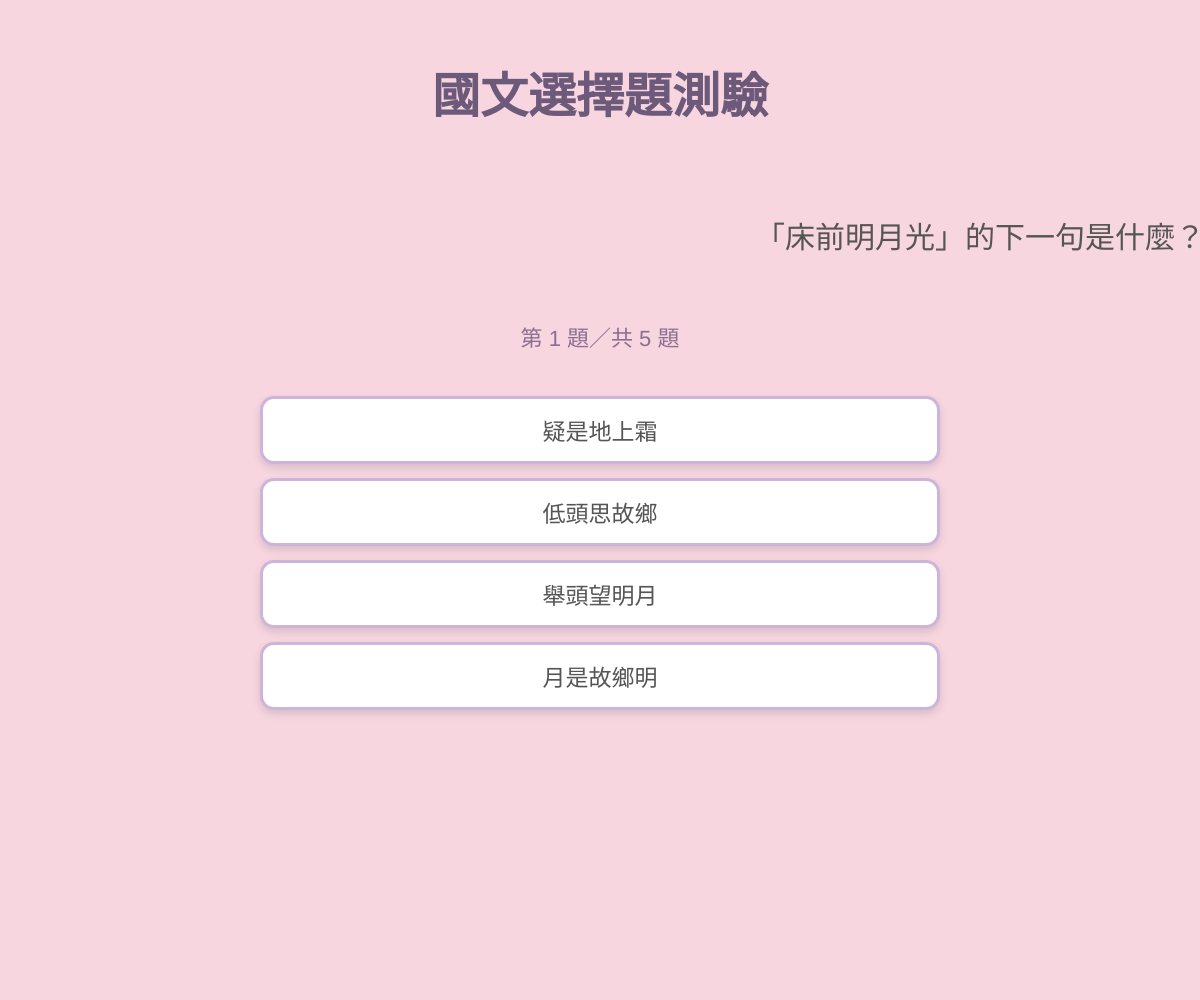
Frame 1 (no input)
Frame 60 (no input): identical to frame 1, image omitted
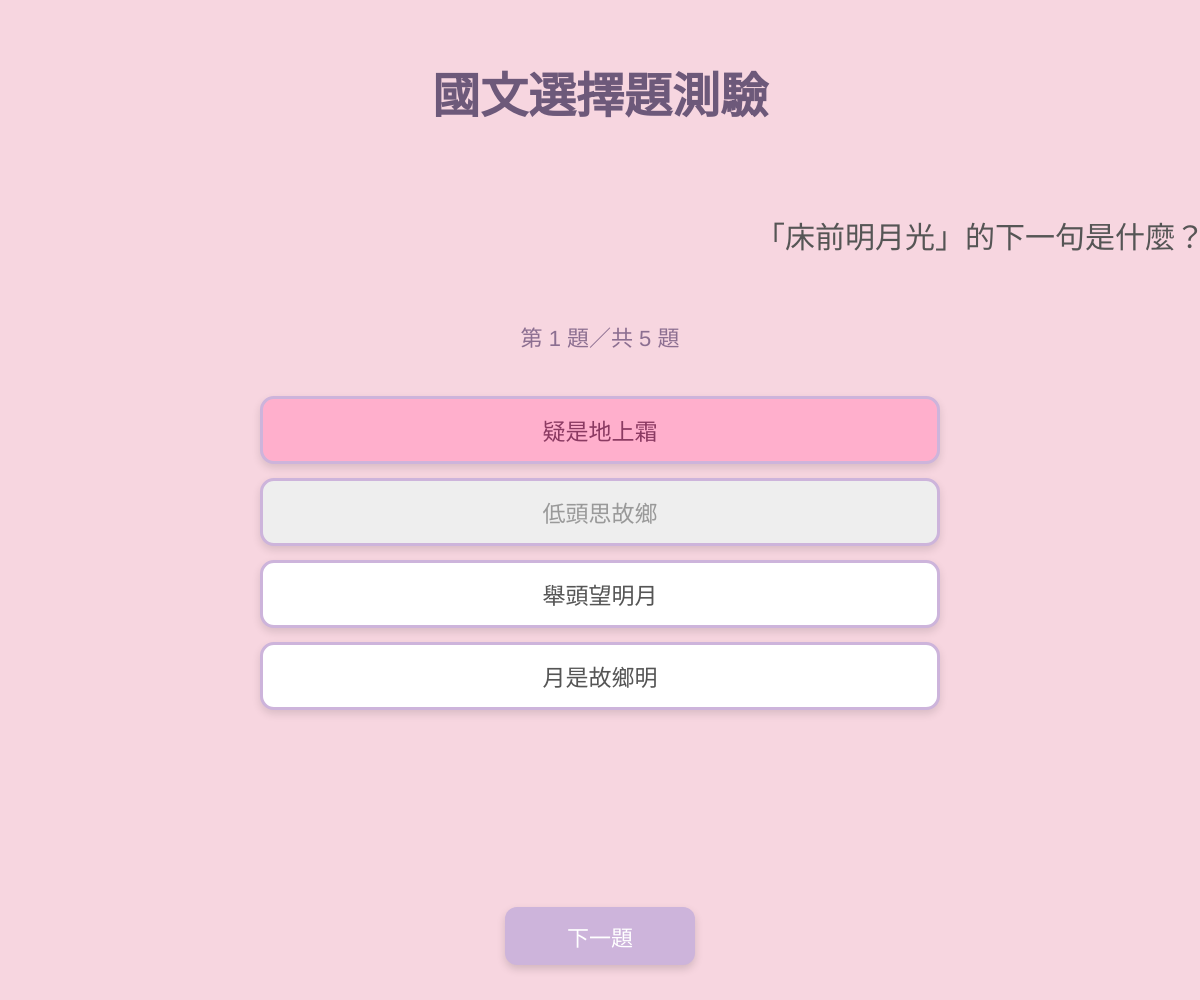
Frame 120 (the mouse pressed at the canvas centre since frame 60)

The p5.js sketch that drew these frames (run headless with seeded random() and noise() and a simulated clock; from frame 60 on, the mouse is pressed at the canvas centre):

// p5.js sketch
// ── sketch.js
// 儲存目前題目編號
let currentQuestion = 0;

// 儲存答對題數
let score = 0;

// 記錄目前題目是否已作答
let answered = false;

// 記錄測驗是否完成
let quizFinished = false;

// 儲存所有選項按鈕
let optionButtons = [];

// 儲存下一題按鈕
let nextButton;

// 儲存五道國文題目
let questions = [
  {
    // 第一題題目
    question: "「床前明月光」的下一句是什麼？",

    // 第一題選項
    options: [
      "疑是地上霜",
      "低頭思故鄉",
      "舉頭望明月",
      "月是故鄉明"
    ],

    // 正確答案為第一個選項
    answer: 0
  },

  {
    // 第二題題目
    question: "「學而時習之，不亦說乎？」出自哪一本經典？",

    // 第二題選項
    options: [
      "《孟子》",
      "《論語》",
      "《荀子》",
      "《禮記》"
    ],

    // 正確答案為第二個選項
    answer: 1
  },

  {
    // 第三題題目
    question: "下列哪一個成語是形容非常勤奮地學習？",

    // 第三題選項
    options: [
      "守株待兔",
      "畫龍點睛",
      "懸梁刺股",
      "掩耳盜鈴"
    ],

    // 正確答案為第三個選項
    answer: 2
  },

  {
    // 第四題題目
    question: "「山明水秀」主要是用來形容什麼？",

    // 第四題選項
    options: [
      "天氣寒冷",
      "景色優美",
      "聲音很大",
      "速度很快"
    ],

    // 正確答案為第二個選項
    answer: 1
  },

  {
    // 第五題題目
    question: "下列哪一個字的注音是「ㄊㄧㄢ」？",

    // 第五題選項
    options: [
      "天",
      "田",
      "年",
      "連"
    ],

    // 正確答案為第一個選項
    answer: 0
  }
];

// p5.js 程式開始時執行一次
function setup() {
  // 建立符合視窗大小的畫布
  createCanvas(windowWidth, windowHeight);

  // 設定文字水平與垂直置中
  textAlign(CENTER, CENTER);

  // 使用瀏覽器預設字型，增加中文顯示相容性
  textFont("sans-serif");

  // 建立選項按鈕
  createOptionButtons();

  // 建立下一題按鈕
  createNextButton();

  // 載入第一題
  updateQuiz();

  // 設定所有按鈕的響應式樣式
  updateResponsiveLayout();
}

// p5.js 會持續執行
function draw() {
  // 設定背景顏色
  background("#f7d6e0");

  // 如果測驗完成，顯示結果
  if (quizFinished) {
    // 繪製測驗結果畫面
    drawResult();

    // 結束目前的繪圖流程
    return;
  }

  // 繪製標題
  drawTitle();

  // 繪製題目
  drawQuestion();

  // 繪製題數進度
  drawProgress();

  // 更新響應式版面
  updateResponsiveLayout();

  // 更新下一題按鈕狀態
  updateNextButton();
}

// 建立四個選項按鈕
function createOptionButtons() {
  // 使用迴圈建立四個選項
  for (let i = 0; i < 4; i++) {
    // 建立 HTML 按鈕
    let button = createButton("");

    // 設定按鈕點擊事件
    button.mousePressed(function () {
      // 傳入使用者選擇的選項編號
      selectAnswer(i);
    });

    // 將按鈕加入陣列
    optionButtons.push(button);
  }
}

// 建立下一題按鈕
function createNextButton() {
  // 建立下一題按鈕
  nextButton = createButton("下一題");

  // 設定按鈕點擊事件
  nextButton.mousePressed(nextQuestion);

  // 設定按鈕文字顏色
  nextButton.style("color", "#ffffff");

  // 設定按鈕背景顏色
  nextButton.style("background-color", "#cdb4db");

  // 移除按鈕邊框
  nextButton.style("border", "none");

  // 設定按鈕圓角
  nextButton.style("border-radius", "12px");

  // 設定按鈕游標
  nextButton.style("cursor", "pointer");

  // 設定按鈕陰影
  nextButton.style("box-shadow", "0 4px 8px rgba(0, 0, 0, 0.15)");
}

// 更新目前題目的資料
function updateQuiz() {
  // 設定目前題目尚未回答
  answered = false;

  // 取得目前題目資料
  let currentData = questions[currentQuestion];

  // 更新所有選項按鈕
  for (let i = 0; i < optionButtons.length; i++) {
    // 設定選項文字
    optionButtons[i].html(currentData.options[i]);

    // 顯示選項按鈕
    optionButtons[i].show();

    // 設定選項背景顏色
    optionButtons[i].style("background-color", "#ffffff");

    // 設定選項文字顏色
    optionButtons[i].style("color", "#555555");

    // 設定選項邊框
    optionButtons[i].style("border", "3px solid #cdb4db");

    // 清除跳動效果
    optionButtons[i].style("transform", "translateY(0px)");

    // 設定按鈕圓角
    optionButtons[i].style("border-radius", "14px");

    // 設定按鈕游標
    optionButtons[i].style("cursor", "pointer");

    // 設定按鈕陰影
    optionButtons[i].style(
      "box-shadow",
      "0 4px 8px rgba(0, 0, 0, 0.12)"
    );
  }

  // 隱藏下一題按鈕
  nextButton.hide();
}

// 繪製標題
function drawTitle() {
  // 根據視窗短邊設定標題大小
  let titleSize = constrain(min(width, height) * 0.065, 24, 48);

  // 設定標題文字大小
  textSize(titleSize);

  // 設定標題顏色
  fill("#6d597a");

  // 設定粗體文字
  textStyle(BOLD);

  // 顯示標題
  text("國文選擇題測驗", width / 2, height * 0.1);

  // 恢復一般文字樣式
  textStyle(NORMAL);
}

// 繪製題目
function drawQuestion() {
  // 取得目前題目資料
  let currentData = questions[currentQuestion];

  // 根據視窗短邊設定題目大小
  let questionSize = constrain(min(width, height) * 0.038, 17, 30);

  // 設定題目文字大小
  textSize(questionSize);

  // 設定題目文字顏色
  fill("#555555");

  // 設定題目最大寬度
  let questionWidth = min(width * 0.9, 760);

  // 判斷是否為手機畫面
  if (width < 600) {
    // 手機畫面將題目放在較上方
    text(
      currentData.question,
      width / 2,
      height * 0.235,
      questionWidth
    );
  } else {
    // 平板與電腦畫面使用一般位置
    text(
      currentData.question,
      width / 2,
      height * 0.24,
      questionWidth
    );
  }
}

// 繪製進度文字
function drawProgress() {
  // 設定進度文字大小
  let progressSize = constrain(min(width, height) * 0.028, 14, 22);

  // 設定文字大小
  textSize(progressSize);

  // 設定文字顏色
  fill("#8c6f91");

  // 顯示目前題數
  text(
    "第 " + (currentQuestion + 1) + " 題／共 " + questions.length + " 題",
    width / 2,
    height * 0.34
  );
}

// 更新響應式版面
function updateResponsiveLayout() {
  // 取得目前畫面短邊
  let shortSide = min(width, height);

  // 設定選項按鈕寬度
  let buttonWidth = min(width * 0.86, 680);

  // 設定選項按鈕高度
  let buttonHeight = constrain(shortSide * 0.1, 44, 68);

  // 設定選項之間的距離
  let gap = constrain(shortSide * 0.125, 54, 82);

  // 設定選項起始位置
  let startY = height * 0.43;

  // 手機直向畫面調整位置
  if (width < 600 && height >= width) {
    // 將選項往下安排，避免與題目重疊
    startY = height * 0.42;

    // 減少選項之間的間距
    gap = constrain(height * 0.09, 52, 68);
  }

  // 手機橫向畫面調整位置
  if (width >= 600 && height < 600) {
    // 將選項區域移到畫面中央
    startY = height * 0.43;

    // 減少選項高度
    buttonHeight = constrain(height * 0.1, 38, 52);

    // 減少選項間距
    gap = constrain(height * 0.13, 42, 60);
  }

  // 設定四個選項的位置
  for (let i = 0; i < optionButtons.length; i++) {
    // 計算目前選項的垂直座標
    let y = startY + i * gap;

    // 設定選項按鈕位置
    optionButtons[i].position(
      width / 2 - buttonWidth / 2,
      y - buttonHeight / 2
    );

    // 設定選項按鈕大小
    optionButtons[i].size(buttonWidth, buttonHeight);

    // 設定選項文字大小
    let optionSize = constrain(shortSide * 0.032, 15, 23);

    // 手機畫面使用較小文字
    if (width < 600) {
      optionSize = constrain(shortSide * 0.038, 14, 20);
    }

    // 設定選項文字大小
    optionButtons[i].style("font-size", optionSize + "px");

    // 設定選項文字換行與超出處理
    optionButtons[i].style("white-space", "normal");

    // 設定選項內容置中
    optionButtons[i].style("text-align", "center");

    // 設定選項內距
    optionButtons[i].style("padding", "6px");

    // 設定選項盒模型
    optionButtons[i].style("box-sizing", "border-box");
  }
}

// 繪製選項跳動效果
function drawOptions() {
  // 判斷是否已回答且答錯
  if (answered && !isCorrectAnswerSelected()) {
    // 取得正確答案編號
    let correctIndex = questions[currentQuestion].answer;

    // 計算上下跳動距離
    let bounce = sin(frameCount * 0.15) * 10;

    // 將正確答案背景設定為 #ffafcc
    optionButtons[correctIndex].style(
      "background-color",
      "#ffafcc"
    );

    // 讓正確選項上下跳動
    optionButtons[correctIndex].style(
      "transform",
      "translateY(" + bounce + "px)"
    );
  }
}

// 處理使用者選擇答案
function selectAnswer(selectedIndex) {
  // 如果已經作答，就停止執行
  if (answered) {
    return;
  }

  // 設定已經作答
  answered = true;

  // 取得正確答案編號
  let correctIndex = questions[currentQuestion].answer;

  // 判斷是否答對
  if (selectedIndex === correctIndex) {
    // 答對時增加分數
    score++;

    // 設定正確選項背景顏色
    optionButtons[selectedIndex].style(
      "background-color",
      "#bde0c5"
    );

    // 設定正確選項文字顏色
    optionButtons[selectedIndex].style(
      "color",
      "#356859"
    );
  } else {
    // 設定正確選項背景顏色
    optionButtons[correctIndex].style(
      "background-color",
      "#ffafcc"
    );

    // 設定正確選項文字顏色
    optionButtons[correctIndex].style(
      "color",
      "#8b3a62"
    );

    // 設定錯誤選項背景顏色
    optionButtons[selectedIndex].style(
      "background-color",
      "#eeeeee"
    );

    // 設定錯誤選項文字顏色
    optionButtons[selectedIndex].style(
      "color",
      "#999999"
    );
  }

  // 停止所有選項再次被點擊
  for (let i = 0; i < optionButtons.length; i++) {
    // 設定按鈕游標為預設樣式
    optionButtons[i].style("cursor", "default");
  }

  // 顯示下一題按鈕
  nextButton.show();
}

// 判斷正確答案是否被選取
function isCorrectAnswerSelected() {
  // 取得正確答案編號
  let correctIndex = questions[currentQuestion].answer;

  // 取得正確答案背景顏色
  let correctColor = optionButtons[correctIndex].style(
    "background-color"
  );

  // 判斷是否為答對時的淡綠色
  return correctColor === "rgb(189, 224, 197)";
}

// 更新下一題按鈕
function updateNextButton() {
  // 判斷是否已經回答
  if (answered) {
    // 判斷是否為最後一題
    if (currentQuestion === questions.length - 1) {
      // 將按鈕文字改為查看成績
      nextButton.html("查看成績");
    } else {
      // 將按鈕文字設定為下一題
      nextButton.html("下一題");
    }

    // 計算按鈕寬度
    let buttonWidth = constrain(width * 0.34, 130, 190);

    // 計算按鈕高度
    let buttonHeight = constrain(min(width, height) * 0.1, 42, 58);

    // 將按鈕放在畫面下方中央
    nextButton.position(
      width / 2 - buttonWidth / 2,
      height - buttonHeight - max(18, height * 0.035)
    );

    // 設定按鈕大小
    nextButton.size(buttonWidth, buttonHeight);

    // 設定按鈕文字大小
    nextButton.style(
      "font-size",
      constrain(min(width, height) * 0.032, 16, 22) + "px"
    );

    // 顯示下一題按鈕
    nextButton.show();
  } else {
    // 尚未作答時隱藏按鈕
    nextButton.hide();
  }
}

// 進入下一題
function nextQuestion() {
  // 將題目編號加一
  currentQuestion++;

  // 判斷是否完成所有題目
  if (currentQuestion >= questions.length) {
    // 設定測驗完成
    quizFinished = true;

    // 隱藏所有選項按鈕
    for (let i = 0; i < optionButtons.length; i++) {
      optionButtons[i].hide();
    }

    // 隱藏下一題按鈕
    nextButton.hide();
  } else {
    // 載入下一題
    updateQuiz();
  }
}

// 繪製測驗結果
function drawResult() {
  // 取得畫面短邊
  let shortSide = min(width, height);

  // 設定結果標題文字大小
  textSize(constrain(shortSide * 0.075, 26, 52));

  // 設定結果標題顏色
  fill("#6d597a");

  // 設定粗體文字
  textStyle(BOLD);

  // 顯示完成文字
  text("測驗完成！", width / 2, height * 0.35);

  // 恢復一般字體
  textStyle(NORMAL);

  // 設定成績文字大小
  textSize(constrain(shortSide * 0.052, 20, 36));

  // 設定成績文字顏色
  fill("#555555");

  // 顯示答對題數
  text(
    "你答對了 " + score + "／" + questions.length + " 題",
    width / 2,
    height * 0.5
  );

  // 設定鼓勵文字大小
  textSize(constrain(shortSide * 0.034, 16, 25));

  // 設定鼓勵文字顏色
  fill("#8c6f91");

  // 判斷分數並顯示不同訊息
  if (score === questions.length) {
    // 全部答對時顯示訊息
    text("太棒了！全部答對！", width / 2, height * 0.62);
  } else if (score >= 3) {
    // 答對三題以上時顯示訊息
    text("表現很好，繼續保持！", width / 2, height * 0.62);
  } else {
    // 答對兩題以下時顯示訊息
    text("繼續練習，你會越來越進步！", width / 2, height * 0.62);
  }
}

// 當視窗大小改變時執行
function windowResized() {
  // 重新調整畫布大小
  resizeCanvas(windowWidth, windowHeight);

  // 重新更新響應式版面
  updateResponsiveLayout();

  // 如果測驗尚未完成，就更新按鈕狀態
  if (!quizFinished) {
    // 更新下一題按鈕
    updateNextButton();
  }
}
